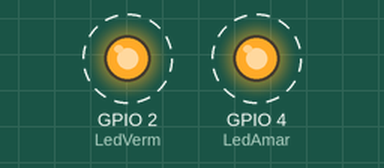
The sketch below on a simulated ESP32. Parts: output pins drawn as LEDs (lit = HIGH). Dashed ring = blinking. What the sketch prints to the serial monitor is not drawn.

Above: at 0.66 s.
Timing chart, 0 to 3.5 s (numbered marks = the images above):
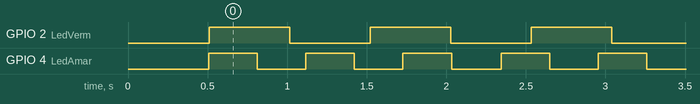

The sketch:

atividade_avaliativa_01.ino
```cpp
/*************************************************
 * Experimento 7 - Uso dos nucleos do ESP32
 * ATIVIDADE AVALIATIVA 1
 * Monitoramento temporal de tarefas em nucleos
 * distintos (xTaskCreatePinnedToCore)
 *
 * TASK1: LED vermelho (GPIO 2) - Nucleo 0 - 500 ms
 * TASK2: LED amarelo  (GPIO 4) - Nucleo 1 - 300 ms
 *
 * A cada execucao, cada tarefa registra:
 *  - instante de ativacao (esp_timer_get_time, em us)
 *  - nucleo de execucao (xPortGetCoreID)
 *  - periodo esperado x intervalo observado
 *  - desvio (observado - esperado)
 *  - jitter ciclo a ciclo |T(k) - T(k-1)|
 * A cada RESUMO_A_CADA execucoes imprime estatisticas:
 *  minimo, maximo, media, desvio padrao, jitter
 *  pico a pico (max - min) e maior atraso.
 *************************************************/

#include <Arduino.h>
#include <math.h>
#include "freertos/FreeRTOS.h"
#include "freertos/task.h"
#include "freertos/semphr.h"
#include "esp_timer.h"

/* ---------- Configuracoes ---------- */
#define LedVerm 2
#define LedAmar 4

#define PERIODO_VERM_MS 500
#define PERIODO_AMAR_MS 300

/* Numero de execucoes entre cada resumo estatistico */
#define RESUMO_A_CADA 20

/* 0 = vTaskDelay (igual ao experimento original: o periodo
 *     real = tempo de execucao da tarefa + atraso)
 * 1 = vTaskDelayUntil (periodo absoluto, sem acumular deriva) */
#define USAR_DELAY_UNTIL 0

/* ---------- Estrutura de monitoramento ---------- */
typedef struct {
  const char *nome;        // identificacao da tarefa
  uint8_t pino;            // GPIO do LED
  uint32_t periodoMs;      // periodo esperado (ms)
  int64_t tAnterior;       // instante da ativacao anterior (us)
  int64_t intervaloAnt;    // intervalo anterior (us) -> jitter ciclo a ciclo
  uint32_t ativacoes;      // numero total de ativacoes
  uint32_t amostras;       // intervalos acumulados no resumo atual
  int64_t minIntervalo;    // menor intervalo observado (us)
  int64_t maxIntervalo;    // maior intervalo observado (us)
  double soma;             // soma dos intervalos (media)
  double somaQuad;         // soma dos quadrados (desvio padrao)
} MonitorTarefa;

MonitorTarefa monVerm = { "TASK1 LED VERMELHO", LedVerm, PERIODO_VERM_MS, 0, 0, 0, 0, INT64_MAX, 0, 0, 0 };
MonitorTarefa monAmar = { "TASK2 LED AMARELO ", LedAmar, PERIODO_AMAR_MS, 0, 0, 0, 0, INT64_MAX, 0, 0, 0 };

/* Handles das tarefas */
TaskHandle_t tarefa1 = NULL;
TaskHandle_t tarefa2 = NULL;

/* Mutex que protege a Serial (evita mensagens misturadas,
 * ja que as duas tarefas rodam ao mesmo tempo em nucleos diferentes) */
SemaphoreHandle_t mutexSerial = NULL;

/* Prototipos */
void blinkVermelho(void *pvParameter);
void blinkAmarelo(void *pvParameter);
void registrarAtivacao(MonitorTarefa *m, int64_t agora);
void zerarEstatisticas(MonitorTarefa *m);

/*************************************************
 * SETUP
 *************************************************/
void setup() {
  Serial.begin(115200);
  delay(500);

  pinMode(LedVerm, OUTPUT);
  pinMode(LedAmar, OUTPUT);
  digitalWrite(LedVerm, LOW);
  digitalWrite(LedAmar, LOW);

  mutexSerial = xSemaphoreCreateMutex();

  Serial.println();
  Serial.println("=== Experimento 7 - Atividade Avaliativa 1 ===");
  Serial.printf("Modo de espera: %s\n",
                USAR_DELAY_UNTIL ? "vTaskDelayUntil" : "vTaskDelay");

  BaseType_t r1 = xTaskCreatePinnedToCore(
    blinkVermelho, "tarefa1", 4096, &monVerm, 1, &tarefa1, 0);

  BaseType_t r2 = xTaskCreatePinnedToCore(
    blinkAmarelo, "tarefa2", 4096, &monAmar, 2, &tarefa2, 1);

  Serial.println(r1 == pdPASS ? "TASK1 criada com sucesso!" : "Erro ao criar TASK1!");
  Serial.println(r2 == pdPASS ? "TASK2 criada com sucesso!" : "Erro ao criar TASK2!");
}

/*************************************************
 * LOOP - nao faz nada, apenas libera a CPU
 *************************************************/
void loop() {
  vTaskDelay(pdMS_TO_TICKS(1000));
}

/*************************************************
 * TASK1 - LED VERMELHO | GPIO 2 | Nucleo 0 | 500 ms
 *************************************************/
void blinkVermelho(void *pvParameter) {
  MonitorTarefa *m = (MonitorTarefa *)pvParameter;
#if USAR_DELAY_UNTIL
  TickType_t ultimoWake = xTaskGetTickCount();
#endif

  while (1) {
    /* 1) Captura o instante de ativacao ANTES de qualquer
     *    processamento, para nao distorcer a medida */
    int64_t agora = esp_timer_get_time();

    /* 2) Executa a funcao da tarefa: inverte o LED */
    digitalWrite(m->pino, !digitalRead(m->pino));

    /* 3) Calcula e imprime as metricas temporais */
    registrarAtivacao(m, agora);

    /* 4) Aguarda o proximo periodo */
#if USAR_DELAY_UNTIL
    vTaskDelayUntil(&ultimoWake, pdMS_TO_TICKS(m->periodoMs));
#else
    vTaskDelay(pdMS_TO_TICKS(m->periodoMs));
#endif
  }
}

/*************************************************
 * TASK2 - LED AMARELO | GPIO 4 | Nucleo 1 | 300 ms
 *************************************************/
void blinkAmarelo(void *pvParameter) {
  MonitorTarefa *m = (MonitorTarefa *)pvParameter;
#if USAR_DELAY_UNTIL
  TickType_t ultimoWake = xTaskGetTickCount();
#endif

  while (1) {
    int64_t agora = esp_timer_get_time();

    digitalWrite(m->pino, !digitalRead(m->pino));

    registrarAtivacao(m, agora);

#if USAR_DELAY_UNTIL
    vTaskDelayUntil(&ultimoWake, pdMS_TO_TICKS(m->periodoMs));
#else
    vTaskDelay(pdMS_TO_TICKS(m->periodoMs));
#endif
  }
}

/*************************************************
 * Calcula intervalo, desvio, jitter e estatisticas
 * e envia para o Monitor Serial
 *************************************************/
void registrarAtivacao(MonitorTarefa *m, int64_t agora) {
  m->ativacoes++;
  int nucleo = xPortGetCoreID();
  int64_t esperadoUs = (int64_t)m->periodoMs * 1000LL;

  /* Primeira ativacao: ainda nao existe intervalo anterior */
  if (m->tAnterior == 0) {
    m->tAnterior = agora;
    if (xSemaphoreTake(mutexSerial, portMAX_DELAY) == pdTRUE) {
      Serial.printf("[%10.6f s] %s | Nucleo %d | Primeira ativacao\n",
                    agora / 1e6, m->nome, nucleo);
      xSemaphoreGive(mutexSerial);
    }
    return;
  }

  int64_t intervalo = agora - m->tAnterior;          // periodo observado
  int64_t desvio    = intervalo - esperadoUs;        // atraso (+) / adiantamento (-)
  int64_t jitterCiclo = (m->intervaloAnt == 0) ? 0 : llabs(intervalo - m->intervaloAnt);

  m->tAnterior = agora;
  m->intervaloAnt = intervalo;

  /* Acumula estatisticas */
  m->amostras++;
  if (intervalo < m->minIntervalo) m->minIntervalo = intervalo;
  if (intervalo > m->maxIntervalo) m->maxIntervalo = intervalo;
  m->soma     += (double)intervalo;
  m->somaQuad += (double)intervalo * (double)intervalo;

  if (xSemaphoreTake(mutexSerial, portMAX_DELAY) == pdTRUE) {
    Serial.printf(
      "[%10.6f s] %s | Nucleo %d | Esperado: %lld us | Observado: %lld us | Desvio: %+lld us | Jitter: %lld us\n",
      agora / 1e6, m->nome, nucleo,
      (long long)esperadoUs, (long long)intervalo,
      (long long)desvio, (long long)jitterCiclo);

    /* Resumo estatistico periodico */
    if (m->amostras >= RESUMO_A_CADA) {
      double media = m->soma / m->amostras;
      double var = (m->somaQuad / m->amostras) - (media * media);
      double dp = var > 0 ? sqrt(var) : 0;
      int64_t jitterPP = m->maxIntervalo - m->minIntervalo;
      int64_t piorAtraso = m->maxIntervalo - esperadoUs;

      Serial.println("--------------------------------------------------------------------------");
      Serial.printf("RESUMO %s | Nucleo %d | ultimas %u execucoes (total %u)\n",
                    m->nome, nucleo, (unsigned)m->amostras, (unsigned)m->ativacoes);
      Serial.printf("  Esperado: %lld us | Min: %lld us | Max: %lld us | Media: %.1f us\n",
                    (long long)esperadoUs, (long long)m->minIntervalo,
                    (long long)m->maxIntervalo, media);
      Serial.printf("  Desvio padrao: %.1f us | Jitter pico-a-pico: %lld us | Pior atraso: %+lld us\n",
                    dp, (long long)jitterPP, (long long)piorAtraso);
      Serial.printf("  Situacao: %s\n",
                    (llabs(piorAtraso) <= 1000 && jitterPP <= 1000)
                      ? "periodo RESPEITADO (variacao <= 1 tick / 1 ms)"
                      : "ATRASO/JITTER acima de 1 ms");
      Serial.println("--------------------------------------------------------------------------");
      zerarEstatisticas(m);
    }
    xSemaphoreGive(mutexSerial);
  }
}

void zerarEstatisticas(MonitorTarefa *m) {
  m->amostras = 0;
  m->minIntervalo = INT64_MAX;
  m->maxIntervalo = 0;
  m->soma = 0;
  m->somaQuad = 0;
}
```

Measured:
- by itself, GPIO 2 (LedVerm): alternates HIGH for 0.51 s and LOW for 0.51 s
- by itself, GPIO 4 (LedAmar): alternates HIGH for 0.31 s and LOW for 0.31 s
